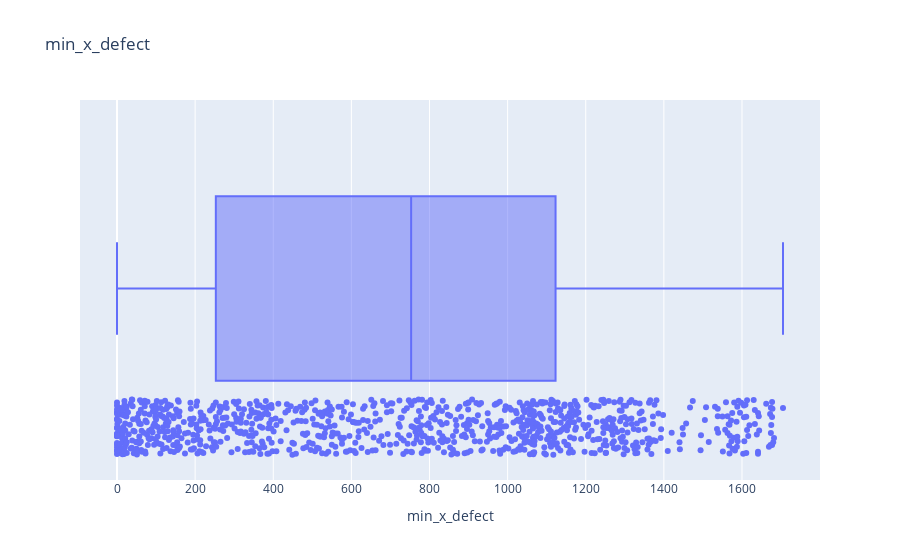
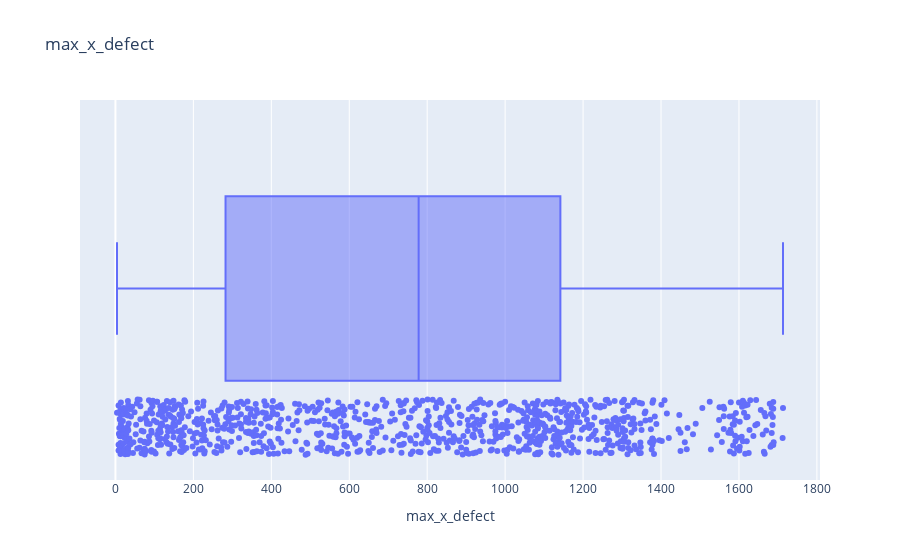
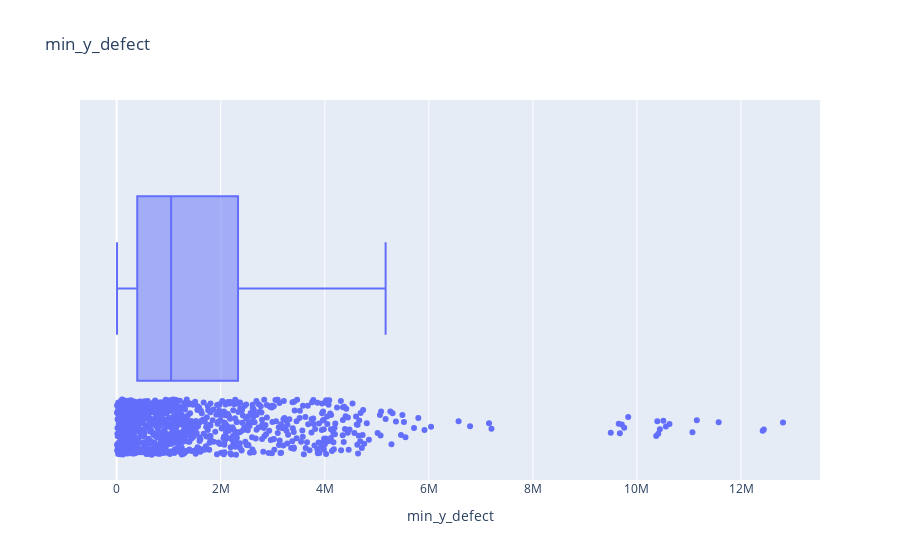
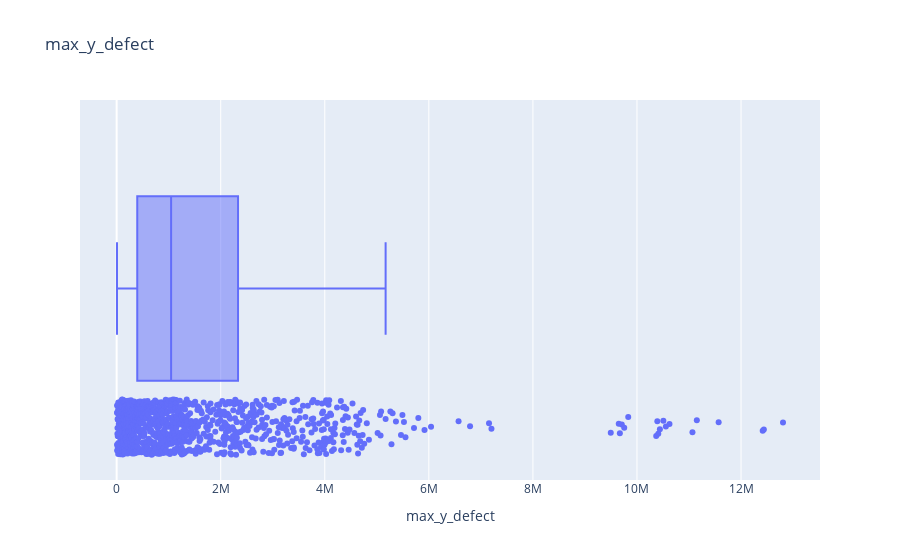

The cell these charts' notebook holds for them, in order:
### Markdown cell above
Visualizando outliers "acusados" pelo boxplot para cada coluna numérica:

### Code cell
# Boxplot das colunas numéricas
def plot_box(df, col):
  fig = px.box(df, x=col, points='all', title=col)
  fig.show()

for col in df.columns:
  if df[col].dtype == 'int32':
    plot_box(df, col)

### Figure 1 — Plotly figure (JSON) as saved in the notebook; plotly's stock layout.template omitted (floating-point values rounded to 4 significant figures; data arrays with more than 128 entries replaced by an {"elided": "..."} marker saying what was removed)
{"data": [{"alignmentgroup": "True", "boxpoints": "all", "hovertemplate": "min_x_defect=%{x}<extra></extra>", "legendgroup": "", "marker": {"color": "#636efa"}, "name": "", "notched": false, "offsetgroup": "", "orientation": "h", "showlegend": false, "type": "box", "x": {"elided": "967 int values"}, "x0": " ", "xaxis": "x", "y0": " ", "yaxis": "y"}], "layout": {"boxmode": "group", "legend": {"tracegroupgap": 0}, "title": {"text": "min_x_defect"}, "xaxis": {"anchor": "y", "domain": [0, 1], "title": {"text": "min_x_defect"}}, "yaxis": {"anchor": "x", "domain": [0, 1]}}}

### Figure 2 — Plotly figure (JSON) as saved in the notebook; plotly's stock layout.template omitted (floating-point values rounded to 4 significant figures; data arrays with more than 128 entries replaced by an {"elided": "..."} marker saying what was removed)
{"data": [{"alignmentgroup": "True", "boxpoints": "all", "hovertemplate": "max_x_defect=%{x}<extra></extra>", "legendgroup": "", "marker": {"color": "#636efa"}, "name": "", "notched": false, "offsetgroup": "", "orientation": "h", "showlegend": false, "type": "box", "x": {"elided": "967 int values"}, "x0": " ", "xaxis": "x", "y0": " ", "yaxis": "y"}], "layout": {"boxmode": "group", "legend": {"tracegroupgap": 0}, "title": {"text": "max_x_defect"}, "xaxis": {"anchor": "y", "domain": [0, 1], "title": {"text": "max_x_defect"}}, "yaxis": {"anchor": "x", "domain": [0, 1]}}}

### Figure 3 — Plotly figure (JSON) as saved in the notebook; plotly's stock layout.template omitted (floating-point values rounded to 4 significant figures; data arrays with more than 128 entries replaced by an {"elided": "..."} marker saying what was removed)
{"data": [{"alignmentgroup": "True", "boxpoints": "all", "hovertemplate": "min_y_defect=%{x}<extra></extra>", "legendgroup": "", "marker": {"color": "#636efa"}, "name": "", "notched": false, "offsetgroup": "", "orientation": "h", "showlegend": false, "type": "box", "x": {"elided": "967 int values"}, "x0": " ", "xaxis": "x", "y0": " ", "yaxis": "y"}], "layout": {"boxmode": "group", "legend": {"tracegroupgap": 0}, "title": {"text": "min_y_defect"}, "xaxis": {"anchor": "y", "domain": [0, 1], "title": {"text": "min_y_defect"}}, "yaxis": {"anchor": "x", "domain": [0, 1]}}}

### Figure 4 — Plotly figure (JSON) as saved in the notebook; plotly's stock layout.template omitted (floating-point values rounded to 4 significant figures; data arrays with more than 128 entries replaced by an {"elided": "..."} marker saying what was removed)
{"data": [{"alignmentgroup": "True", "boxpoints": "all", "hovertemplate": "max_y_defect=%{x}<extra></extra>", "legendgroup": "", "marker": {"color": "#636efa"}, "name": "", "notched": false, "offsetgroup": "", "orientation": "h", "showlegend": false, "type": "box", "x": {"elided": "967 int values"}, "x0": " ", "xaxis": "x", "y0": " ", "yaxis": "y"}], "layout": {"boxmode": "group", "legend": {"tracegroupgap": 0}, "title": {"text": "max_y_defect"}, "xaxis": {"anchor": "y", "domain": [0, 1], "title": {"text": "max_y_defect"}}, "yaxis": {"anchor": "x", "domain": [0, 1]}}}
